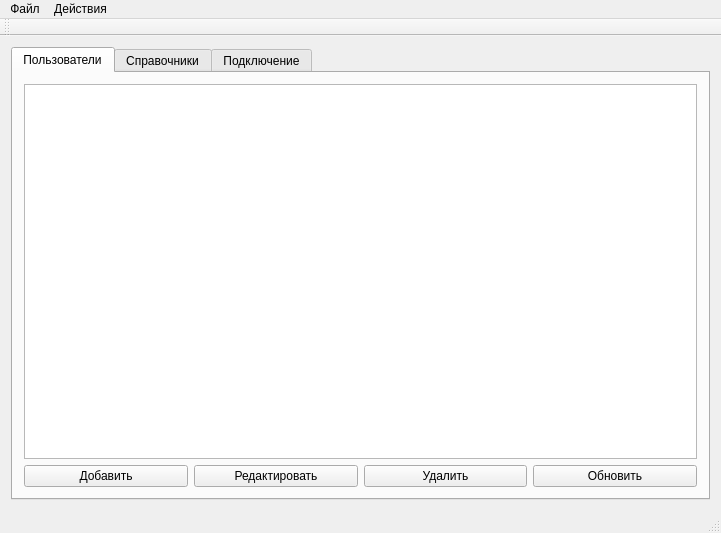
<?xml version="1.0" encoding="UTF-8"?>
<ui version="4.0">
 <class>MainWindow</class>
 <widget class="QMainWindow" name="MainWindow">
  <property name="geometry">
   <rect>
    <x>0</x>
    <y>0</y>
    <width>721</width>
    <height>533</height>
   </rect>
  </property>
  <property name="windowTitle">
   <string>MainWindow</string>
  </property>
  <widget class="QWidget" name="centralWidget">
   <layout class="QGridLayout" name="gridLayout">
    <item row="0" column="0">
     <widget class="QTabWidget" name="tabWidget">
      <property name="currentIndex">
       <number>0</number>
      </property>
      <property name="tabsClosable">
       <bool>false</bool>
      </property>
      <property name="movable">
       <bool>false</bool>
      </property>
      <property name="tabBarAutoHide">
       <bool>true</bool>
      </property>
      <widget class="QWidget" name="tabUser">
       <attribute name="title">
        <string>Пользователи</string>
       </attribute>
       <layout class="QGridLayout" name="gridLayout_3">
        <item row="0" column="0" colspan="4">
         <widget class="QTableView" name="tableUser">
          <property name="showDropIndicator" stdset="0">
           <bool>true</bool>
          </property>
         </widget>
        </item>
        <item row="1" column="0">
         <widget class="QPushButton" name="pbAddUser">
          <property name="text">
           <string>Добавить</string>
          </property>
         </widget>
        </item>
        <item row="1" column="1">
         <widget class="QPushButton" name="pbEditUser">
          <property name="text">
           <string>Редактировать</string>
          </property>
         </widget>
        </item>
        <item row="1" column="2">
         <widget class="QPushButton" name="pbDeleteUser">
          <property name="text">
           <string>Удалить</string>
          </property>
         </widget>
        </item>
        <item row="1" column="3">
         <widget class="QPushButton" name="pbUpdateUser">
          <property name="text">
           <string>Обновить</string>
          </property>
         </widget>
        </item>
       </layout>
      </widget>
      <widget class="QWidget" name="tabDictionary">
       <attribute name="title">
        <string>Справочники</string>
       </attribute>
       <layout class="QGridLayout" name="gridLayout_4">
        <item row="0" column="0">
         <widget class="QTabWidget" name="tabWidget_2">
          <property name="currentIndex">
           <number>0</number>
          </property>
          <widget class="QWidget" name="tabFuel">
           <attribute name="title">
            <string>Топливо</string>
           </attribute>
           <layout class="QGridLayout" name="gridLayout_5">
            <item row="0" column="0" colspan="4">
             <widget class="QTableView" name="tableFuel"/>
            </item>
            <item row="1" column="0">
             <widget class="QPushButton" name="pbAddFuel">
              <property name="text">
               <string>Добавить</string>
              </property>
             </widget>
            </item>
            <item row="1" column="1">
             <widget class="QPushButton" name="pbEditFuel">
              <property name="text">
               <string>Редактировать</string>
              </property>
             </widget>
            </item>
            <item row="1" column="2">
             <widget class="QPushButton" name="pbDeleteFuel">
              <property name="text">
               <string>Удалить</string>
              </property>
             </widget>
            </item>
            <item row="1" column="3">
             <widget class="QPushButton" name="pbUpdateFuel">
              <property name="text">
               <string>Обновить</string>
              </property>
             </widget>
            </item>
           </layout>
          </widget>
          <widget class="QWidget" name="tabCol">
           <attribute name="title">
            <string>Колонки</string>
           </attribute>
          </widget>
          <widget class="QWidget" name="tabRez">
           <attribute name="title">
            <string>Резервуары</string>
           </attribute>
          </widget>
         </widget>
        </item>
       </layout>
      </widget>
      <widget class="QWidget" name="tabConnect">
       <attribute name="title">
        <string>Подключение</string>
       </attribute>
       <layout class="QGridLayout" name="gridLayout_2">
        <item row="0" column="0">
         <widget class="QLabel" name="lblPath">
          <property name="text">
           <string>Укажите путь к базе данных:</string>
          </property>
         </widget>
        </item>
        <item row="1" column="0" colspan="2">
         <layout class="QHBoxLayout" name="horizontalLayout">
          <item>
           <widget class="QLineEdit" name="lePath"/>
          </item>
          <item>
           <widget class="QPushButton" name="pbView">
            <property name="text">
             <string>Обзор</string>
            </property>
           </widget>
          </item>
         </layout>
        </item>
        <item row="2" column="0">
         <widget class="QLabel" name="lblUserName">
          <property name="text">
           <string>Введите имя пользвателя:</string>
          </property>
         </widget>
        </item>
        <item row="3" column="0" colspan="2">
         <widget class="QLineEdit" name="leUserName">
          <property name="clearButtonEnabled">
           <bool>true</bool>
          </property>
         </widget>
        </item>
        <item row="7" column="0" colspan="2">
         <widget class="QLineEdit" name="lePassword">
          <property name="echoMode">
           <enum>QLineEdit::Password</enum>
          </property>
          <property name="clearButtonEnabled">
           <bool>true</bool>
          </property>
         </widget>
        </item>
        <item row="9" column="1">
         <spacer name="verticalSpacer">
          <property name="orientation">
           <enum>Qt::Vertical</enum>
          </property>
          <property name="sizeHint" stdset="0">
           <size>
            <width>20</width>
            <height>272</height>
           </size>
          </property>
         </spacer>
        </item>
        <item row="4" column="0">
         <widget class="QLabel" name="lblPasord">
          <property name="text">
           <string>Введите пароль:</string>
          </property>
         </widget>
        </item>
        <item row="8" column="0">
         <widget class="QPushButton" name="pbConnect">
          <property name="text">
           <string>Подключиться</string>
          </property>
         </widget>
        </item>
        <item row="8" column="1">
         <spacer name="horizontalSpacer">
          <property name="orientation">
           <enum>Qt::Horizontal</enum>
          </property>
          <property name="sizeHint" stdset="0">
           <size>
            <width>40</width>
            <height>20</height>
           </size>
          </property>
         </spacer>
        </item>
       </layout>
      </widget>
     </widget>
    </item>
   </layout>
  </widget>
  <widget class="QMenuBar" name="menuBar">
   <property name="geometry">
    <rect>
     <x>0</x>
     <y>0</y>
     <width>721</width>
     <height>21</height>
    </rect>
   </property>
   <widget class="QMenu" name="menuFile">
    <property name="title">
     <string>Файл</string>
    </property>
    <addaction name="actExit"/>
   </widget>
   <widget class="QMenu" name="menuAction">
    <property name="title">
     <string>Действия</string>
    </property>
    <addaction name="actSave"/>
    <addaction name="actionf"/>
   </widget>
   <addaction name="menuFile"/>
   <addaction name="menuAction"/>
  </widget>
  <widget class="QToolBar" name="mainToolBar">
   <attribute name="toolBarArea">
    <enum>TopToolBarArea</enum>
   </attribute>
   <attribute name="toolBarBreak">
    <bool>false</bool>
   </attribute>
  </widget>
  <widget class="QStatusBar" name="statusBar"/>
  <action name="actExit">
   <property name="text">
    <string>Выход</string>
   </property>
  </action>
  <action name="actUser">
   <property name="checkable">
    <bool>true</bool>
   </property>
   <property name="checked">
    <bool>true</bool>
   </property>
   <property name="text">
    <string>Пользователи</string>
   </property>
   <property name="toolTip">
    <string>Показать таблицу пользователей</string>
   </property>
  </action>
  <action name="actDirectory">
   <property name="checkable">
    <bool>true</bool>
   </property>
   <property name="text">
    <string>Справочники</string>
   </property>
   <property name="toolTip">
    <string>Показать справочники</string>
   </property>
  </action>
  <action name="actConnect">
   <property name="checkable">
    <bool>true</bool>
   </property>
   <property name="text">
    <string>Подключение</string>
   </property>
  </action>
  <action name="actSave">
   <property name="text">
    <string>Сохранить</string>
   </property>
  </action>
  <action name="actionf">
   <property name="text">
    <string>f</string>
   </property>
  </action>
 </widget>
 <layoutdefault spacing="6" margin="11"/>
 <resources/>
 <connections/>
</ui>
